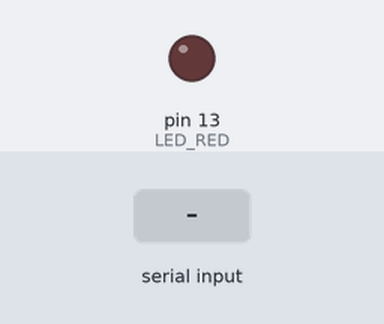
Recording of a sketch running on a simulated Arduino Uno, built with avr-gcc and run on an emulated ATmega328P. Parts: output pins drawn as LEDs (lit = HIGH). The inputs (shaded band) are chosen by the test bench.

Above: at 1.2 s.
1.3 s: "1" received over the second serial link
At 2.4 s:
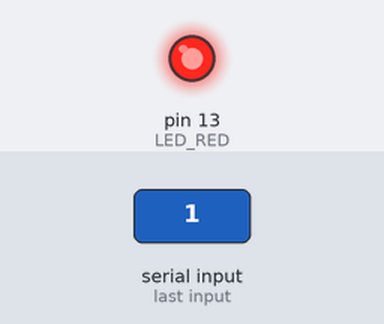
2.8 s: "0" received over the second serial link
At 3.5 s:
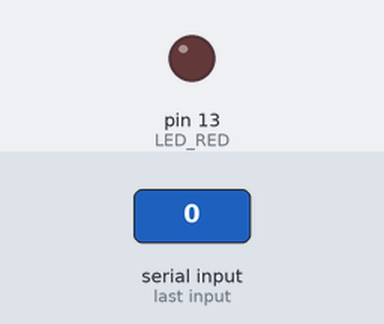
Timing chart, 0 to 5.8 s (numbered marks = the images above; inputs shaded):
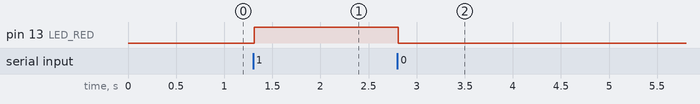

The sketch:

tarrcBluetoothTest.ino
```cpp
// (licence header left out)
#define TX_PIN 10
#define RX_PIN 11
#define LED_RED 13
#define BAUDRATE 9600

#include <SoftwareSerial.h>

SoftwareSerial bluetooth(TX_PIN,RX_PIN);
char state;

void setup(){
    pinMode(LED_RED,OUTPUT);
    bluetooth.begin(BAUDRATE);
}

void loop(){
    while(bluetooth.available()){
        delay(10);
        state = bluetooth.read();
        if(state=='1'){
            digitalWrite(LED_RED, HIGH);
        }
        else if(state == '0'){
            digitalWrite(LED_RED, LOW);
        }
    }
}
```

Measured:
- after the input at 1.3 s, pin 13 (LED_RED): LOW → HIGH at once
- after the input at 2.8 s, pin 13 (LED_RED): HIGH → LOW at once
